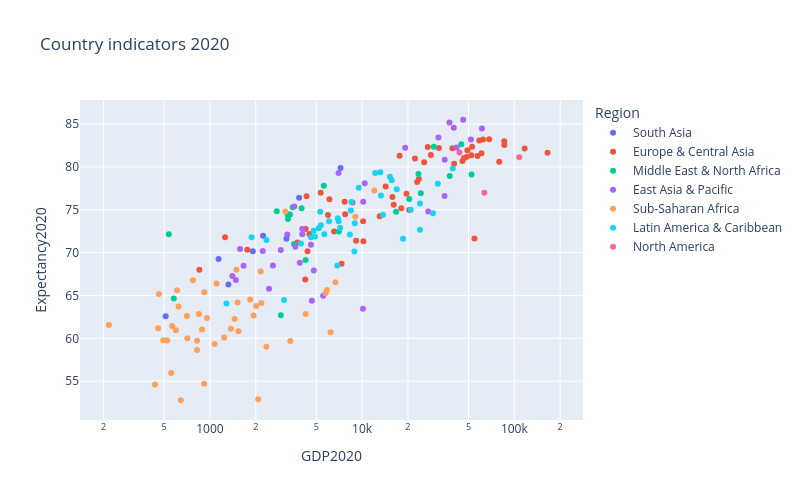

Here is the notebook cell this chart was saved with:
### Markdown cell above
#### Example 1: switching off categories

Country indicators from World Bank, https://databank.worldbank.org/home under CC BY 4.0
license. Regions can be switched on and off.

### Code cell
url = 'https://fmfi-compbio.github.io/viz/data/World_bank.csv'
countries = pd.read_csv(url)

px.scatter(
        countries, x="GDP2020", y="Expectancy2020", color="Region", 
        hover_data=['Country'],
        title="Country indicators 2020", log_x=True, 
        width=800, height=500
    )

### Figure 1 — Plotly figure (JSON) as saved in the notebook; plotly's stock layout.template omitted (floating-point values rounded to 4 significant figures)
{"data": [{"customdata": [["Afghanistan"], ["Bangladesh"], ["Bhutan"], ["India"], ["Maldives"], ["Nepal"], ["Pakistan"], ["Sri Lanka"]], "hovertemplate": "Region=South Asia<br>GDP2020=%{x}<br>Expectancy2020=%{y}<br>Country=%{customdata[0]}<extra></extra>", "legendgroup": "South Asia", "marker": {"color": "#636efa", "symbol": "circle"}, "mode": "markers", "name": "South Asia", "orientation": "v", "showlegend": true, "type": "scatter", "x": [512.1, 2233.0, 3181.0, 1913.0, 7217.0, 1139.0, 1322.0, 3852.0], "xaxis": "x", "y": [62.58, 71.97, 71.61, 70.15, 79.88, 69.25, 66.27, 76.39], "yaxis": "y"}, {"customdata": [["Albania"], ["Andorra"], ["Armenia"], ["Austria"], ["Azerbaijan"], ["Belarus"], ["Belgium"], ["Bosnia and Herzegovina"], ["Bulgaria"], ["Channel Islands"], ["Croatia"], ["Cyprus"], ["Czechia"], ["Denmark"], ["Estonia"], ["Faroe Islands"], ["Finland"], ["France"], ["Georgia"], ["Germany"], ["Gibraltar"], ["Greece"], ["Greenland"], ["Hungary"], ["Iceland"], ["Ireland"], ["Isle of Man"], ["Italy"], ["Kazakhstan"], ["Kosovo"], ["Kyrgyz Republic"], ["Latvia"], ["Liechtenstein"], ["Lithuania"], ["Luxembourg"], ["Moldova"], ["Monaco"], ["Montenegro"], ["Netherlands"], ["North Macedonia"], ["Norway"], ["Poland"], ["Portugal"], ["Romania"], ["Russia"], ["San Marino"], ["Serbia"], ["Slovak Republic"], ["Slovenia"], ["Spain"], ["Sweden"], ["Switzerland"], ["Tajikistan"], ["Türkiye"], ["Turkmenistan"], ["Ukraine"], ["United Kingdom"], ["Uzbekistan"]], "hovertemplate": "Region=Europe & Central Asia<br>GDP2020=%{x}<br>Expectancy2020=%{y}<br>Country=%{customdata[0]}<extra></extra>", "legendgroup": "Europe & Central Asia", "marker": {"color": "#EF553B", "symbol": "circle"}, "mode": "markers", "name": "Europe & Central Asia", "orientation": "v", "showlegend": true, "type": "scatter", "x": [5343.0, 37210.0, 4506.0, 48790.0, 4230.0, 6543.0, 45610.0, 6095.0, 10150.0, 57340.0, 14270.0, 28280.0, 22990.0, 60840.0, 23600.0, 62230.0, 49170.0, 39180.0, 4256.0, 46750.0, NaN, 17620.0, 54690.0, 16130.0, 58850.0, 85970.0, 79530.0, 31920.0, 9122.0, 4311.0, 1257.0, 18100.0, 165300.0, 20380.0, 116900.0, 4376.0, 182500.0, 7677.0, 52160.0, 5965.0, 68340.0, 15820.0, 22240.0, 13050.0, 10190.0, 45320.0, 7734.0, 19550.0, 25560.0, 26980.0, 52840.0, 85900.0, 852.3, 8639.0, 7330.0, 3752.0, 40220.0, 1759.0], "xaxis": "x", "y": [76.99, NaN, 72.17, 81.19, 66.87, 72.46, 80.7, 76.22, 73.66, 81.26, 77.72, 81.39, 78.23, 81.6, 78.6, 83.2, 81.93, 82.18, 72.77, 81.04, 82.2, 81.29, 71.64, 75.57, 83.06, 82.56, 80.59, 82.2, 71.37, 76.57, 71.8, 75.19, 81.66, 74.98, 82.14, 70.17, NaN, 75.93, 81.36, 74.4, 83.21, 76.5, 80.98, 74.25, 71.34, NaN, 74.48, 76.87, 80.53, 82.33, 82.36, 83.0, 67.99, 75.85, 68.69, 71.19, 80.35, 70.33], "yaxis": "y"}, {"customdata": [["Algeria"], ["Bahrain"], ["Djibouti"], ["Egypt"], ["Iran"], ["Iraq"], ["Israel"], ["Jordan"], ["Kuwait"], ["Lebanon"], ["Libya"], ["Malta"], ["Morocco"], ["Oman"], ["Qatar"], ["Saudi Arabia"], ["Syrian Arab Republic"], ["Tunisia"], ["United Arab Emirates"], ["West Bank and Gaza"], ["Yemen"]], "hovertemplate": "Region=Middle East & North Africa<br>GDP2020=%{x}<br>Expectancy2020=%{y}<br>Country=%{customdata[0]}<extra></extra>", "legendgroup": "Middle East & North Africa", "marker": {"color": "#00cc96", "symbol": "circle"}, "mode": "markers", "name": "Middle East & North Africa", "orientation": "v", "showlegend": true, "type": "scatter", "x": [3354.0, 23430.0, 2922.0, 3572.0, 2746.0, 4251.0, 44850.0, 3999.0, 24300.0, 5600.0, 7035.0, 29600.0, 3258.0, 16710.0, 52320.0, 20400.0, 537.1, 3498.0, 37630.0, 3234.0, 578.5], "xaxis": "x", "y": [74.45, 79.17, 62.69, 70.99, 74.83, 69.12, 82.65, 75.18, 76.92, 77.8, 72.47, 82.35, 73.92, 74.76, 79.1, 76.24, 72.14, 75.29, 78.95, 74.4, 64.65], "yaxis": "y"}, {"customdata": [["American Samoa"], ["Australia"], ["Brunei"], ["Cambodia"], ["China"], ["Fiji"], ["French Polynesia"], ["Guam"], ["Hong Kong SAR, China"], ["Indonesia"], ["Japan"], ["Kiribati"], ["Dem. People's Rep. Korea"], ["Korea"], ["Lao PDR"], ["Macao SAR, China"], ["Malaysia"], ["Marshall Islands"], ["Micronesia"], ["Mongolia"], ["Myanmar"], ["Nauru"], ["New Caledonia"], ["New Zealand"], ["Northern Mariana Islands"], ["Palau"], ["Papua New Guinea"], ["Philippines"], ["Samoa"], ["Singapore"], ["Solomon Islands"], ["Thailand"], ["Timor-Leste"], ["Tonga"], ["Tuvalu"], ["Vanuatu"], ["Viet Nam"]], "hovertemplate": "Region=East Asia & Pacific<br>GDP2020=%{x}<br>Expectancy2020=%{y}<br>Country=%{customdata[0]}<extra></extra>", "legendgroup": "East Asia & Pacific", "marker": {"color": "#ab63fa", "symbol": "circle"}, "mode": "markers", "name": "East Asia & Pacific", "orientation": "v", "showlegend": true, "type": "scatter", "x": [15610.0, 51870.0, 27180.0, 1578.0, 10410.0, 4816.0, 19190.0, 34780.0, 46110.0, 3896.0, 40040.0, 1404.0, NaN, 31720.0, 2593.0, 37470.0, 10160.0, 5546.0, 3639.0, 4041.0, 1480.0, 10120.0, 34880.0, 41760.0, 17300.0, 14350.0, 2446.0, 3224.0, 4043.0, 61270.0, 2222.0, 7002.0, 1664.0, 4606.0, 4675.0, 2918.0, 3586.0], "xaxis": "x", "y": [NaN, 83.2, 74.8, 70.42, 78.08, 67.92, 82.22, 76.61, 85.5, 68.81, 84.56, 67.27, 73.27, 83.43, 68.5, 85.18, 75.94, 64.98, 70.67, 72.14, 66.8, 63.44, 80.83, 82.26, NaN, NaN, 65.79, 72.12, 72.77, 84.47, 70.2, 79.27, 68.47, 70.93, 64.38, 70.3, 75.38], "yaxis": "y"}, {"customdata": [["Angola"], ["Benin"], ["Botswana"], ["Burkina Faso"], ["Burundi"], ["Cabo Verde"], ["Cameroon"], ["Central African Republic"], ["Chad"], ["Comoros"], ["Dem. Rep. Congo"], ["Congo"], ["Côte d'Ivoire"], ["Equatorial Guinea"], ["Eritrea"], ["Eswatini"], ["Ethiopia"], ["Gabon"], ["The Gambia"], ["Ghana"], ["Guinea"], ["Guinea-Bissau"], ["Kenya"], ["Lesotho"], ["Liberia"], ["Madagascar"], ["Malawi"], ["Mali"], ["Mauritania"], ["Mauritius"], ["Mozambique"], ["Namibia"], ["Niger"], ["Nigeria"], ["Rwanda"], ["São Tomé and Principe"], ["Senegal"], ["Seychelles"], ["Sierra Leone"], ["Somalia"], ["South Africa"], ["South Sudan"], ["Sudan"], ["Tanzania"], ["Togo"], ["Uganda"], ["Zambia"], ["Zimbabwe"]], "hovertemplate": "Region=Sub-Saharan Africa<br>GDP2020=%{x}<br>Expectancy2020=%{y}<br>Country=%{customdata[0]}<extra></extra>", "legendgroup": "Sub-Saharan Africa", "marker": {"color": "#FFA15A", "symbol": "circle"}, "mode": "markers", "name": "Sub-Saharan Africa", "orientation": "v", "showlegend": true, "type": "scatter", "x": [1451.0, 1241.0, 5875.0, 823.6, 216.8, 3126.0, 1539.0, 435.5, 643.8, 1520.0, 524.7, 2011.0, 2349.0, 6199.0, NaN, 3373.0, 918.7, 6680.0, 704.0, 2177.0, 1074.0, 710.3, 1936.0, 917.4, 597.5, 462.4, 622.2, 822.9, 1836.0, 9011.0, 456.6, 4252.0, 564.8, 2075.0, 773.8, 2155.0, 1492.0, 12020.0, 493.4, 556.6, 5753.0, NaN, 608.3, 1104.0, 886.7, 846.9, 956.8, 1373.0], "xaxis": "x", "y": [62.26, 60.09, 65.65, 59.73, 61.57, 74.81, 60.83, 54.6, 52.78, 64.17, 59.74, 63.78, 59.03, 60.71, 67.13, 59.69, 65.37, 66.53, 62.61, 64.11, 59.33, 60.0, 62.67, 54.69, 60.95, 65.18, 63.72, 58.63, 64.53, 74.18, 61.17, 62.83, 61.45, 52.89, 66.77, 67.78, 68.01, 77.24, 59.76, 55.97, 65.25, 55.48, 65.61, 66.41, 61.03, 62.85, 62.38, 61.12], "yaxis": "y"}, {"customdata": [["Antigua and Barbuda"], ["Argentina"], ["Aruba"], ["The Bahamas"], ["Barbados"], ["Belize"], ["Bolivia"], ["Brazil"], ["British Virgin Islands"], ["Cayman Islands"], ["Chile"], ["Colombia"], ["Costa Rica"], ["Cuba"], ["Curaçao"], ["Dominica"], ["Dominican Republic"], ["Ecuador"], ["El Salvador"], ["Grenada"], ["Guatemala"], ["Guyana"], ["Haiti"], ["Honduras"], ["Jamaica"], ["Mexico"], ["Nicaragua"], ["Panama"], ["Paraguay"], ["Peru"], ["Puerto Rico"], ["Sint Maarten (Dutch part)"], ["St. Kitts and Nevis"], ["St. Lucia"], ["St. Martin (French part)"], ["St. Vincent and the Grenadines"], ["Suriname"], ["Trinidad and Tobago"], ["Turks and Caicos Islands"], ["Uruguay"], ["Venezuela"], ["Virgin Islands"]], "hovertemplate": "Region=Latin America & Caribbean<br>GDP2020=%{x}<br>Expectancy2020=%{y}<br>Country=%{customdata[0]}<extra></extra>", "legendgroup": "Latin America & Caribbean", "marker": {"color": "#19d3f3", "symbol": "circle"}, "mode": "markers", "name": "Latin America & Caribbean", "orientation": "v", "showlegend": true, "type": "scatter", "x": [15220.0, 8501.0, 24010.0, 24000.0, 16880.0, 5185.0, 3069.0, 6924.0, NaN, 83900.0, 13170.0, 5304.0, 12180.0, 9500.0, 16360.0, 7003.0, 7168.0, 5645.0, 3962.0, 8438.0, 4610.0, 6863.0, 1283.0, 2354.0, 4897.0, 8895.0, 1877.0, 13290.0, 5353.0, 6064.0, 31430.0, 29220.0, 18550.0, 8952.0, NaN, 8306.0, 4797.0, 13710.0, 20880.0, 15650.0, NaN, 39410.0], "xaxis": "x", "y": [78.84, 75.89, 75.72, 72.68, 77.39, 72.85, 64.47, 74.01, 75.85, NaN, 79.38, 74.77, 79.28, 77.57, NaN, 73.65, 72.89, 72.15, 71.06, 74.92, 71.8, 68.49, 64.05, 71.46, 71.87, 70.13, 71.8, 76.66, 73.18, 73.67, 78.04, 74.58, 71.63, 73.42, 80.15, 72.13, 72.56, 74.41, 75.0, 78.43, 71.09, 79.82], "yaxis": "y"}, {"customdata": [["Bermuda"], ["Canada"], ["United States"]], "hovertemplate": "Region=North America<br>GDP2020=%{x}<br>Expectancy2020=%{y}<br>Country=%{customdata[0]}<extra></extra>", "legendgroup": "North America", "marker": {"color": "#FF6692", "symbol": "circle"}, "mode": "markers", "name": "North America", "orientation": "v", "showlegend": true, "type": "scatter", "x": [107800.0, 43560.0, 63530.0], "xaxis": "x", "y": [81.14, 81.67, 76.98], "yaxis": "y"}], "layout": {"height": 500, "legend": {"title": {"text": "Region"}, "tracegroupgap": 0}, "title": {"text": "Country indicators 2020"}, "width": 800, "xaxis": {"anchor": "y", "domain": [0, 1], "title": {"text": "GDP2020"}, "type": "log"}, "yaxis": {"anchor": "x", "domain": [0, 1], "title": {"text": "Expectancy2020"}}}}
